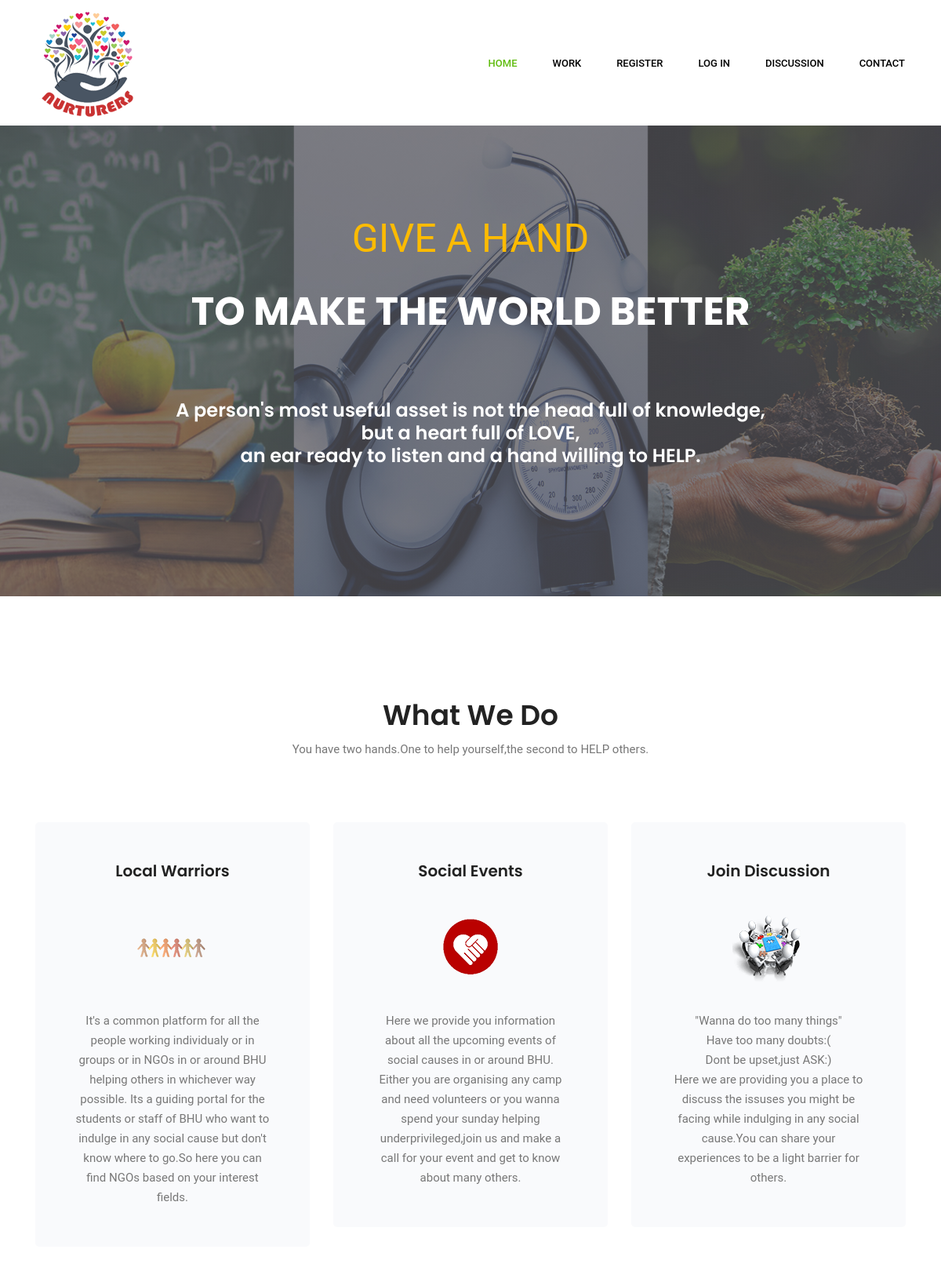
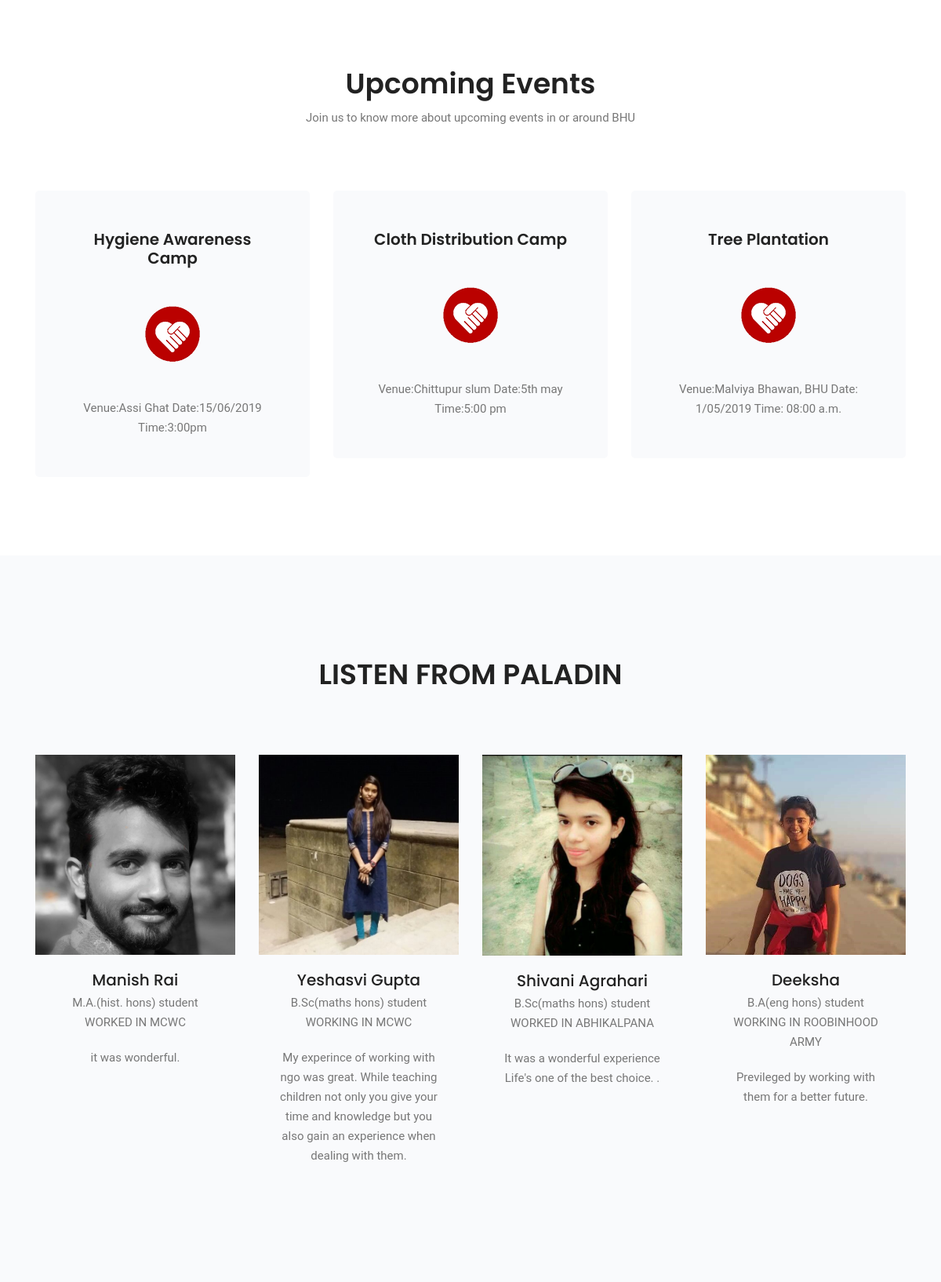
/home/ (upper part), run on the app's committed database (2 pictures, top to bottom).
### app1/models.py (models this page shows, shortened)
class UpcomingEvents(models.Model):
	eventTitle = models.CharField(max_length = 200, null = True, blank = True)
	eventDescription = models.TextField(null = True, blank = True)
	createdDateTime = models.DateTimeField(auto_now_add = True)
	addedBy = models.ForeignKey(MyUser, on_delete = models.CASCADE, null = True, blank = True)

### app1/views.py (the view)
# urls.py: path('home/',views.homepage),
def homepage(request):
	eve = UpcomingEvents.objects.all().order_by('-id')[:3]
	return render(request,'index.html',{'eve':eve})

### templates/index.html (shortened to what this page needs)
<!doctype html>
<html lang="en">
    <head>
        <link rel="stylesheet" href="/static/css/bootstrap.css">
        <link rel="stylesheet" href="/static/vendors/linericon/style.css">
        <link rel="stylesheet" href="/static/css/font-awesome.min.css">
        <link rel="stylesheet" href="/static/vendors/lightbox/simpleLightbox.css">
        <link rel="stylesheet" href="/static/vendors/nice-select/css/nice-select.css">
        <link rel="stylesheet" href="/static/css/style.css">
        <link rel="stylesheet" href="/static/css/responsive.css">
    </head>
<body>
<header class="header_area">
        <div class="main_menu">
            <div class="container">
                <nav class="navbar navbar-expand-lg navbar-light">
                    <div class="container">
                        <a class="navbar-brand logo_h" href="#"><img src="/static/img/logo.ico" alt=""></a>
                        <div class="collapse navbar-collapse offset" id="navbarSupportedContent">
                            <ul class="nav navbar-nav menu_nav ml-auto">
                                <li class="nav-item active "><a class="nav-link" href="/home">Home</a></li>
                                <li class="nav-item submenu dropdown ">
                                    <a href="" class="nav-link dropdown-toggle" data-toggle="dropdown" role="button" aria-haspopup="true" aria-expanded="false"style="color:black">WORK</a>
                                </li>
                                {% if user.is_authenticated %}
                                <li class="nav-item"><a class="nav-link" href="/profile/"style="color:black">Profile</a>
                                <li class="nav-item"><a class="nav-link" href="/logout/"style="color:black">LogOut</a>
                                {% else %}
                                <li class="nav-item"><a class="nav-link" href="/register"style="color:black">Register</a>
                                <li class="nav-item"><a class="nav-link" href="/login" style="color:black">Log in</a>
                                {% endif %}
                                {% if user.is_authenticated %}
                                <li class="nav-item"><a class="nav-link" href="/addQuestion" style="color: black">Discussion</a>
                                {% else %}
                                <li class="nav-item"><a class="nav-link" href="/allQuestions"style="color:black">Discussion</a>
                                {% endif %}
                                <li class="nav-item"><a class="nav-link" href="/contact"style="color:black">Contact</a></li>
                            </ul>
                        </div>
                    </div>
                </nav>
            </div>
        </div>
    </header>
	<section class="home_banner_area">
		<div class="banner_inner">
			<div class="container">
				<div class="banner_content">
					<p class="upper_text">Give a hand</p>
					<h2>to make the world better</h2>
					<h3 style="color: white"><br><br>A person's most useful asset is not the head full of knowledge,<br> but a heart full of LOVE,<br> an ear ready to listen and a hand willing to HELP.
				    </h3></br>
				</div>
			</div>
		</div>
	</section>
	<section class="causes_area">
		<div class="container">
			<div class="main_title">
				<h2>What We Do</h2>
				<p>You have two hands.One to help yourself,the second to HELP others.</p>
			</div>
			<div class="row">
				<div class="col-lg-4 col-md-6">
					<div class="single_causes">
						<h4>Local Warriors</h4>
						<img src="/static/img/causes/warriors.png" alt="">
						<p>
						   It's a common platform for all the people working individualy or in groups or in NGOs in or around BHU helping others in whichever way possible.
						   Its a guiding portal for the students or staff of BHU who want to indulge in any social cause but don't know where to go.So here you can find NGOs based on your interest fields.
						</p>
					</div>
				</div>
				<div class="col-lg-4 col-md-6">
					<div class="single_causes">
						<h4>Social Events</h4>
						<img src="/static/img/causes/event.png" alt="">
						<p>
                          Here we provide you information about all the upcoming events of social causes in or around BHU. Either you are organising any camp and need volunteers or you wanna spend your sunday helping underprivileged,join us and make a call for your event and get to know about many others.
						</p>
					</div>
				</div>
				<div class="col-lg-4 col-md-6">
					<div class="single_causes">
						<h4>Join Discussion</h4>
						<img src="/static/img/causes/gd.png" alt="">
						<p>
							"Wanna do too many things"<br>Have too many doubts:(<br> Dont be upset,just ASK:)<br>Here we are providing you a place to discuss the issuses you might be facing while indulging in any social cause.You can share your experiences to be a light barrier for others.
					</div>
				</div>
			</div>
		</div>
	</section>
	<section class="event_area section_gap_custom">
		<div class="container">
			<div class="main_title">
				<h2>Upcoming events</h2>
				<p>Join us to know more about upcoming events in or around BHU</p>
			</div>
			<div class="row">
				{% for i in eve %}
				<div class="col-lg-4 col-md-6">
					<div class="single_causes">
						<h4>{{i.eventTitle}}</h4>
						<img src="/static/img/causes/event.png" alt="">
						<p>
                          {{i.eventDescription}}
						</p>
					</div>
				</div>
       			{% endfor %}
			</div>
		</div>
	</section>
	<section class="team_area section_gap">
		<div class="container">
			<div class="main_title">
				<h2>LISTEN FROM PALADIN</h2>
			</div>
			<div class="row team_inner">
				<div class="col-lg-3 col-md-6">
					<div class="team_item">
						<div class="team_img">
							<img class="img-fluid" src="/static/img/voluteer/manish.jpg" alt="">
						</div>
						<div class="team_name">
							<h4>Manish Rai</h4>
							<p>M.A.(hist. hons) student<br>
							WORKED IN MCWC</p>
							<p class="mt-20">
								it was wonderful.
							</p>
						</div>
					</div>
				</div>
				<div class="col-lg-3 col-md-6">
					<div class="team_item">
						<div class="team_img">
							<img class="img-fluid" src="/static/img/voluteer/yashi1.jpg" alt="">
						</div>
						<div class="team_name">
							<h4>Yeshasvi Gupta</h4>
							<p>B.Sc(maths hons) student<br>
							WORKING IN MCWC</p>
							<p class="mt-20">
							My experince of working with ngo was great. While teaching children not only you give your time and knowledge but you also gain an experience when dealing with them.
							</p>
						</div>
					</div>
				</div>
				<div class="col-lg-3 col-md-6">
					<div class="team_item">
						<div class="team_img">
							<img class="img-fluid" src="/static/img/voluteer/shivani.png" alt="">
						</div>
						<div class="team_name">
							<h4>Shivani Agrahari</h4>
							<p>B.Sc(maths hons) student<br>
							   WORKED IN ABHIKALPANA</p>
							<p class="mt-20">
								It was a wonderful experience <br>
								Life's one of the best choice.
								.
							</p>
						</div>
					</div>
				</div>
				<div class="col-lg-3 col-md-6">
					<div class="team_item">
						<div class="team_img">
							<img class="img-fluid" src="/static/img/voluteer/deeksha1.jpg" alt="">
						</div>
						<div class="team_name">
							<h4>Deeksha</h4>
							<p>B.A(eng hons) student<br>
							WORKING IN ROOBINHOOD ARMY</p>
							<p class="mt-20">
								Previleged by working with them for a better future.
							</p>
						</div>
					</div>
				</div>
			</div>
		</div>
	</section>
</body>
</html>

### static/css/style.css (style rules this page uses)
body { line-height: 25px; font-size: 15px; font-family: "Roboto", sans-serif; font-weight: normal; color: #777777; }
h1, h2, h3, h4, h5, h6 { font-family: "Poppins", sans-serif; font-weight: 600; color: #222222; }
a { text-decoration: none; transition: all 0.3s ease-in-out; }
.mt-20 { margin-top: 20px; }
.section_gap { padding: 130px 0px; }
.main_title { text-align: center; margin-bottom: 80px; }
.main_title h2 { font-size: 36px; margin-bottom: 10px; text-transform: capitalize; }
.main_title p { margin-bottom: 0px; max-width: 570px; margin: auto; }
.header_area { position: absolute; width: 100%; top: 0; left: 0; z-index: 99999; transition: background 0.4s, all 0.3s linear; }
.header_area .container { padding: 0px 8px; }
.header_area .navbar { background: transparent; padding: 0px; border: 0px; border-radius: 0px; }
.header_area .navbar .nav .nav-item { margin-right: 45px; }
.header_area .navbar .nav .nav-item .nav-link { font-size: 13px; font-weight: 500; line-height: 80px; text-transform: uppercase; color: #ffffff; padding: 0px; display: inline-block; }
.header_area .navbar .nav .nav-item .nav-link:after { display: none; }
.header_area .navbar .nav .nav-item:hover .nav-link, .header_area .navbar .nav .nav-item.active .nav-link { color: #60bc0f; }
.header_area .navbar .nav .nav-item.submenu { position: relative; }
.header_area .navbar .nav .nav-item:last-child { margin-right: 0px; }
.home_banner_area { z-index: 1; min-height: 600px; margin-top: 160px; display: flex; background: linear-gradient(rgba(3, 1, 10, 0.5), rgba(3, 1, 10, 0.5)), url("/static/img/banner/Banner_home.jpg") no-repeat scroll center center; background-size: cover; }
.home_banner_area .banner_inner { width: 100%; display: flex; }
.home_banner_area .banner_inner .container { vertical-align: middle; align-self: center; }
.home_banner_area .banner_inner .banner_content { color: #fff; vertical-align: middle; align-self: center; text-align: center; }
.home_banner_area .banner_inner .banner_content .upper_text { font-size: 50px; text-transform: uppercase; color: #fdbb00; }
.home_banner_area .banner_inner .banner_content h2 { color: #ffffff; margin-top: 0px; font-size: 50px; font-weight: bold; font-family: "Poppins", sans-serif; line-height: 70px; text-transform: uppercase; margin-bottom: 20px; }
.home_banner_area .banner_inner .banner_content p { color: #f9f9ff; max-width: 680px; margin: 0px auto 45px; }
.causes_area { padding: 130px 0px 100px; }
.single_causes { padding: 50px; border-radius: 5px; box-shadow: none; text-align: center; margin-bottom: 30px; transition: all 300ms linear 0s; background: #f9fafc; }
.single_causes img { margin-bottom: 35px; }
.single_causes h4 { font-size: 20px; margin-bottom: 40px; }
.single_causes p { margin-bottom: 0px; }
.event_area { padding-bottom: 70px; }
.team_area { background: #f9fafc; }
.team_inner { margin-bottom: -50px; }
.team_item { position: relative; text-align: center; margin-bottom: 50px; }
.team_item .team_img { position: relative; overflow: hidden; }
.team_item .team_name { text-align: center; padding: 20px; }
.team_item .team_name h4 { margin-bottom: 5px; font-weight: 500; font-size: 20px; transition: all 300ms linear 0s; }
.team_item .team_name p { margin-bottom: 0px; }
h2 { font-size: 30px; }
h3 { font-size: 24px; }
h4 { font-size: 18px; }

### data on the page
UpcomingEvents: eventTitle "Hygiene Awareness Camp", eventDescription "Venue:Assi Ghat Date:15/06/2019 Time:3:00pm"
UpcomingEvents: eventTitle "Cloth Distribution Camp", eventDescription "Venue:Chittupur slum Date:5th may Time:5:00 pm"
UpcomingEvents: eventTitle "Tree Plantation", eventDescription "Venue:Malviya Bhawan, BHU Date: 1/05/2019 Time: 08:00 a.m."
